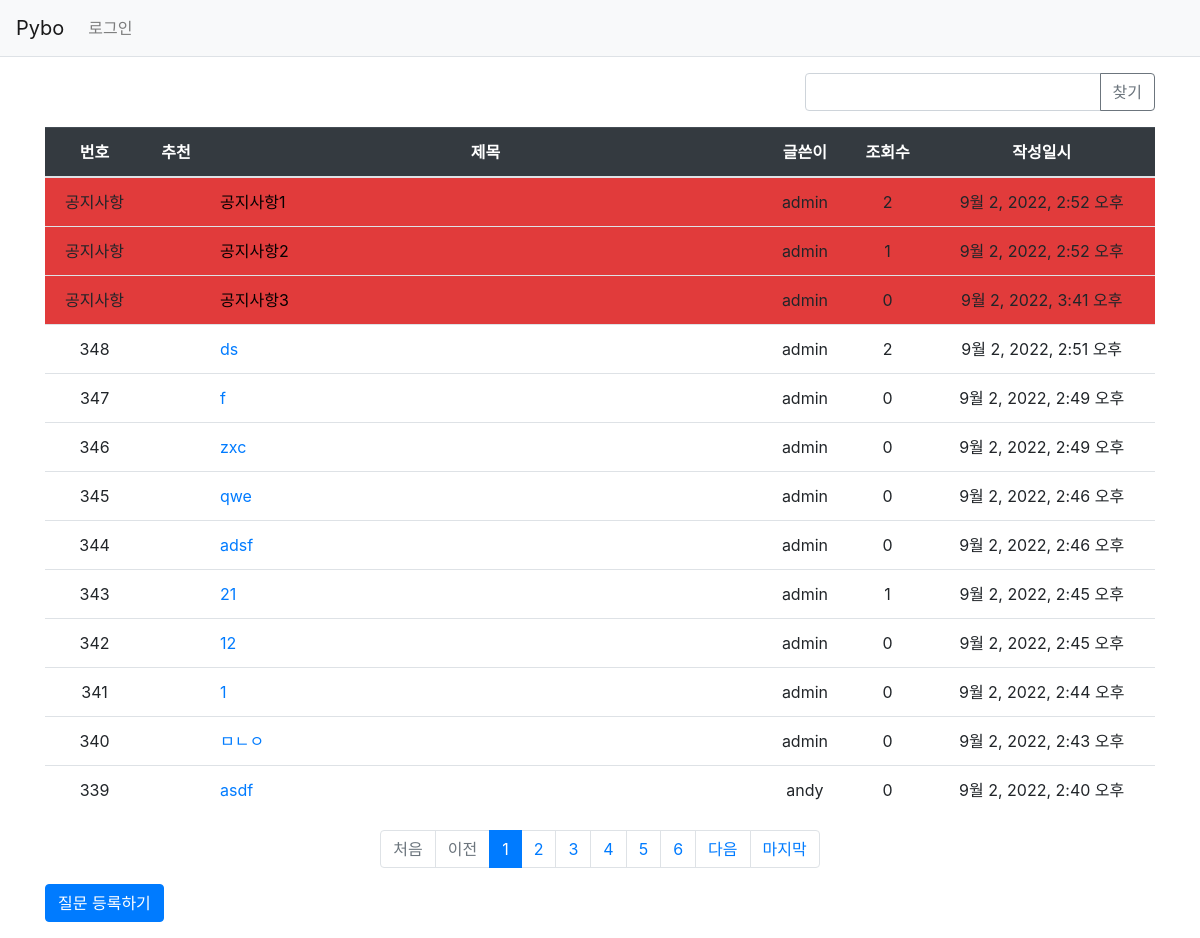
Screenshot of /pybo/ with the database file from the repository.
### pybo/models.py (models this page shows, shortened)
class Question(models.Model):
    author=models.ForeignKey(User, on_delete=models.CASCADE, related_name='author_question')
    subject=models.CharField(max_length=200)
    content=models.TextField()
    create_date=models.DateTimeField()
    modify_date=models.DateTimeField(null=True, blank=True)
    voter = models.ManyToManyField(User, related_name='voter_question')
    view_count = models.PositiveIntegerField(default=0)
    top_fixed = models.BooleanField(verbose_name='상단고정', default=False)

### pybo/views/base_views.py (the view, shortened to what this page needs)
# urls.py: path('', base_views.index, name='index'), # '/'에 해당되는 path
def index(request):
    page=request.GET.get('page', '1')
    kw=request.GET.get('kw', '')
    question_list=Question.objects.filter(top_fixed=False).order_by('-create_date')
    paginator = Paginator(question_list,10)    #페이지당 10개씩 보여주기
    page_obj=paginator.get_page(page)
    max_page=len(paginator.page_range)
    notice_fixed = Question.objects.filter(top_fixed=True).order_by('create_date')
    context={'question_list': page_obj, 'page': page, 'kw': kw, 'max_page':max_page, 'notice_fixed':notice_fixed}
    return render(request, 'pybo/question_list.html', context)

### pybo/templatetags/pybo_filter.py (called while the page is built)
@register.filter
def sub(value, arg):
    return value - arg

### templates/pybo/question_list.html (shortened to what this page needs)
{% extends 'base.html' %}
{% load pybo_filter %}
{% block content %}
<div class="container my-3">
    <div class="row justify-content-end my-3">
        <div class="col-4 input-group">
            <input type="text" class="form-control kw" value="{{ kw|default_if_none:'' }}">
            <div class="input-group-append">
                <button class="btn btn-outline-secondary" type="button" id="btn_search">찾기</button>
            </div>
        </div>
    </div>
    <table class="table">
        <thread>
        <tr class="text-center thead-dark">
            <th>번호</th>
            <th>추천</th>
            <th style="width:50%">제목</th>
            <th>글쓴이</th>
            <th>조회수</th>
            <th>작성일시</th>
        </tr>
        </thread>
        <tbody>
        {% if notice_fixed %}
        {% for notice in notice_fixed %}
        <tr class="text-center" style="background-color: #e13b3b;">
            <td>공지사항</td>
            <td>
            </td>
            <td class="text-left">
                <a href="{% url 'pybo:detail' notice.id %}" style="color: #060000">
                    {{ notice.subject }}
                </a>
            </td>
            <td>{{ notice.author.username }}</td>
            <td>{{ notice.view_count  }}</td>
            <td>{{ notice.create_date }}</td>
        </tr>
        {% endfor %}
        {% endif %}
        {% if question_list %}
        {% for question in question_list %}
        <tr class="text-center">
            <td>{{ question_list.paginator.count|sub:question_list.start_index|sub:forloop.counter0|add:1 }}</td>
            <td>
            </td>
            <td class="text-left">
                <a href="{% url 'pybo:detail' question.id %}">
                    {{ question.subject }}
                </a>
            </td>
            <td>{{ question.author.username }}</td>
            <td>{{ question.view_count  }}</td>
            <td>{{ question.create_date }}</td>
        </tr>
        {% endfor %}
        {% else %}
        <tr>
            <td colspan="3">질문이 없습니다.</td>
        </tr>
        {% endif %}
        </tbody>
    </table>
    <ul class="pagination justify-content-center">
        {% if question_list.has_previous %}
        <li class="page item">
            <a class="page-link" data-page="={{ question_list.start_index }}" href="#">
                처음
            </a>
        </li>
        <li class="page-item">
            <a class="page-link" data-page="{{ question_list.previous_page_number }}" href="#">
                이전
            </a>
        </li>
        {% else %}
        <li class="page-item disabled">
            <a class="page-link" tabindex="-1" aria-disabled="true" href="#">
                처음
            </a>
        </li>
        <li class="page-item disabled">
            <a class="page-link" tabindex="-1" aria-disabled="true" href="#">
                이전
            </a>
        </li>
        {% endif %}
        {% for page_number in question_list.paginator.page_range %}
        {% if page_number >= question_list.number|add:-5 and page_number <= question_list.number|add:5 %}
            {% if page_number == question_list.number %}
            <li class="page-item active" aria-current="page">
                <a class="page-link" data-page="{{ page_number }}" href="#">
                    {{ page_number }}
                </a>
            </li>
            {% else %}
            <li class="page-item">
                <a class="page-link" data-page="{{ page_number }}" href="#">
                    {{ page_number }}
                </a>
            </li>
            {% endif %}
        {% endif %}
        {% endfor %}
        {% if question_list.has_next %}
        <li class="page-item">
            <a class="page-link" data-page="{{ question_list.next_page_number }}" href="#">
                다음
            </a>
        </li>
        <li class="page-item">
            <a class="page-link" data-page="{{ max_page }}" href="#">마지막</a>
        </li>
        {% endif %}
    </ul>
    <a href="{% url 'pybo:question_create' %}" class="btn btn-primary">
        질문 등록하기
    </a>
</div>
{% endblock %}

### templates/base.html (shortened to what this page needs)
{% load static %}
<!doctype html>
<html lang="ko">
<head>
    <link rel="stylesheet" type="text/css" href="{% static 'bootstrap.min.css' %}">
    <link rel="stylesheet" type="text/css" href="{% static 'style.css' %}">
</head>
<body>
{% include "navbar.html" %}
{% block content %}
{% endblock %}
</body>
</html>

### templates/navbar.html (shortened to what this page needs)
<nav class="navbar navbar-expand-lg navbar-light bg-light border-bottom">
    <a class="navbar-brand" href="{% url 'pybo:index' %}">Pybo</a>
    <div class="collapse navbar-collapse flex-grow-0" id="navbarNav">
        <ul class="navbar-nav">
            <li class="nav-item">
                {% if user.is_authenticated %}
                <a class="nav-link" href="{% url 'common:logout' %}">
                    {{ user.username }} (로그아웃)
                </a>
                {% else %}
                <a class="nav-link" href="{% url 'common:login' %}">로그인</a>
                {% endif %}
            </li>
        </ul>
    </div>
</nav>

### rows the page displays
Question: subject "공지사항1", author.username "admin", view_count "2", create_date "9월 2, 2022, 2:52 오후"
Question: subject "공지사항2", author.username "admin", view_count "1", create_date "9월 2, 2022, 2:52 오후"
Question: subject "공지사항3", author.username "admin", view_count "0", create_date "9월 2, 2022, 3:41 오후"
Question: paginator.count|sub "348", subject "ds", author.username "admin", view_count "2", create_date "9월 2, 2022, 2:51 오후"
Question: paginator.count|sub "347", subject "f", author.username "admin", view_count "0", create_date "9월 2, 2022, 2:49 오후"
Question: paginator.count|sub "346", subject "zxc", author.username "admin", view_count "0", create_date "9월 2, 2022, 2:49 오후"
Question: paginator.count|sub "345", subject "qwe", author.username "admin", view_count "0", create_date "9월 2, 2022, 2:46 오후"
Question: paginator.count|sub "344", subject "adsf", author.username "admin", view_count "0", create_date "9월 2, 2022, 2:46 오후"
Question: paginator.count|sub "343", subject "21", author.username "admin", view_count "1", create_date "9월 2, 2022, 2:45 오후"
Question: paginator.count|sub "342", subject "12", author.username "admin", view_count "0", create_date "9월 2, 2022, 2:45 오후"
Question: paginator.count|sub "341", subject "1", author.username "admin", view_count "0", create_date "9월 2, 2022, 2:44 오후"
Question: paginator.count|sub "340", subject "ㅁㄴㅇ", author.username "admin", view_count "0", create_date "9월 2, 2022, 2:43 오후"
Question: paginator.count|sub "339", subject "asdf", author.username "andy", view_count "0", create_date "9월 2, 2022, 2:40 오후"

### other values shown
{{ page_number }} "1"
{{ page_number }} "2" "3" "4" "5" "6"
